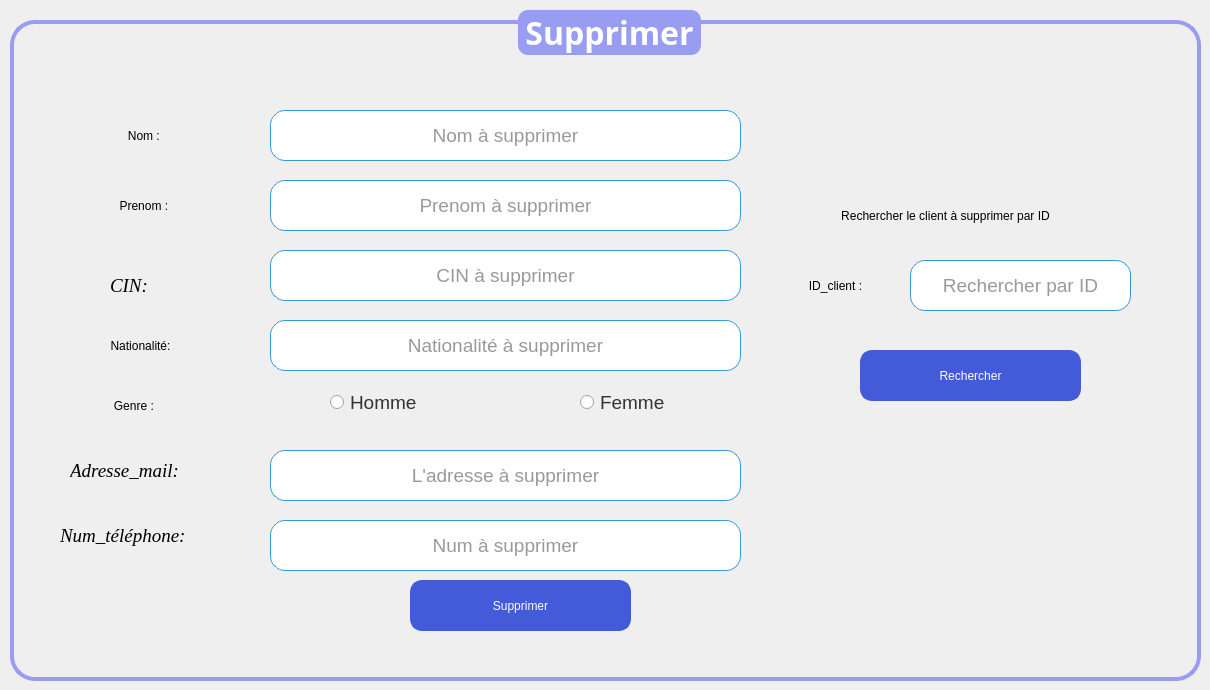
      <widget class="QWidget" name="supprimer">
       <attribute name="title">
        <string>Supprimer</string>
       </attribute>
       <widget class="QGroupBox" name="groupBox_7">
        <property name="geometry">
         <rect>
          <x>10</x>
          <y>10</y>
          <width>1191</width>
          <height>671</height>
         </rect>
        </property>
        <property name="font">
         <font>
          <family>Trebuchet MS</family>
          <pointsize>24</pointsize>
          <bold>true</bold>
         </font>
        </property>
        <property name="styleSheet">
         <string notr="true">/* Style de base pour la QGroupBox */
QGroupBox {
    border: 4px solid #999DF2; /* Bordure de la même couleur que le fond du titre */
    border-radius: 25px; /* Coins arrondis */
    margin-top: 10px; /* Marge en haut */
}

/* Style du titre de la QGroupBox */
QGroupBox::title {
    subcontrol-origin: margin;
    subcontrol-position: top center;
    padding: 0 3px;
    background-color: #999DF2; /* Fond remplacé par #999DF2 */
    color: #ffffff; /* Texte blanc pour le titre */
    border-radius: 10px; /* Coins arrondis du titre */
}

/* Style des QLabel à l'intérieur de la QGroupBox */
QLabel {
    color: #000000; /* Couleur du texte */
}

/* Style des QRadioButton à l'intérieur de la QGroupBox */
QRadioButton {
    color: #333333; /* Couleur du texte */
}

/* Style des QComboBox à l'intérieur de la QGroupBox */
QComboBox {
    background-color: #ffffff; /* Fond blanc */
    color: #333333; /* Couleur du texte */
    border: 1px solid #3498db; /* Bordure bleue */
    border-radius: 3px; /* Coins arrondis */
    padding: 2px; /* Espacement interne */
}

/* Style des QLineEdit à l'intérieur de la QGroupBox */
QLineEdit {
    background-color: #ffffff; /* Fond blanc */
    color: #333333; /* Couleur du texte */
    border: 1px solid #3498db; /* Bordure bleue */
    border-radius: 3px; /* Coins arrondis */
    padding: 2px; /* Espacement interne */
}

/* Style des QSpinBox à l'intérieur de la QGroupBox */
QSpinBox {
    background-color: #ffffff; /* Fond blanc */
    color: #333333; /* Couleur du texte */
    border: 1px solid #3498db; /* Bordure bleue */
    border-radius: 3px; /* Coins arrondis */
    padding: 2px; /* Espacement interne */
}

/* Style général pour les widgets lorsqu'ils sont désactivés */
QWidget:disabled {
    background-color: #f0f0f0; /* Fond gris clair pour les widgets désactivés */
    color: #a0a0a0; /* Couleur du texte grise pour les widgets désactivés */
}</string>
        </property>
        <property name="title">
         <string>Supprimer</string>
        </property>
        <property name="alignment">
         <set>Qt::AlignmentFlag::AlignCenter</set>
        </property>
        <widget class="QLabel" name="label_41">
         <property name="geometry">
          <rect>
           <x>70</x>
           <y>110</y>
           <width>131</width>
           <height>31</height>
          </rect>
         </property>
         <property name="styleSheet">
          <string notr="true">font: italic 14pt &quot;Times New Roman&quot;;
border-radius :15px</string>
         </property>
         <property name="text">
          <string>Nom : </string>
         </property>
         <property name="alignment">
          <set>Qt::AlignmentFlag::AlignCenter</set>
         </property>
        </widget>
        <widget class="QLabel" name="label_42">
         <property name="geometry">
          <rect>
           <x>70</x>
           <y>180</y>
           <width>131</width>
           <height>31</height>
          </rect>
         </property>
         <property name="styleSheet">
          <string notr="true">font: italic 14pt &quot;Times New Roman&quot;;
border-radius :15px</string>
         </property>
         <property name="text">
          <string>Prenom : </string>
         </property>
         <property name="alignment">
          <set>Qt::AlignmentFlag::AlignCenter</set>
         </property>
        </widget>
        <widget class="QLabel" name="label_43">
         <property name="geometry">
          <rect>
           <x>30</x>
           <y>320</y>
           <width>201</width>
           <height>31</height>
          </rect>
         </property>
         <property name="styleSheet">
          <string notr="true">font: italic 14pt &quot;Times New Roman&quot;;
border-radius :15px</string>
         </property>
         <property name="text">
          <string>Nationalité:</string>
         </property>
         <property name="alignment">
          <set>Qt::AlignmentFlag::AlignCenter</set>
         </property>
        </widget>
        <widget class="QLabel" name="label_45">
         <property name="geometry">
          <rect>
           <x>60</x>
           <y>380</y>
           <width>131</width>
           <height>31</height>
          </rect>
         </property>
         <property name="styleSheet">
          <string notr="true">font: italic 14pt &quot;Times New Roman&quot;;
border-radius :15px</string>
         </property>
         <property name="text">
          <string>Genre : </string>
         </property>
         <property name="alignment">
          <set>Qt::AlignmentFlag::AlignCenter</set>
         </property>
        </widget>
        <widget class="QLineEdit" name="lineedit_nom_supp">
         <property name="geometry">
          <rect>
           <x>260</x>
           <y>100</y>
           <width>471</width>
           <height>51</height>
          </rect>
         </property>
         <property name="font">
          <font>
           <pointsize>14</pointsize>
          </font>
         </property>
         <property name="styleSheet">
          <string notr="true">border-radius :15px</string>
         </property>
         <property name="alignment">
          <set>Qt::AlignmentFlag::AlignCenter</set>
         </property>
         <property name="readOnly">
          <bool>false</bool>
         </property>
         <property name="placeholderText">
          <string>Nom à supprimer</string>
         </property>
        </widget>
        <widget class="QLineEdit" name="lineedit_prenom_supp">
         <property name="geometry">
          <rect>
           <x>260</x>
           <y>170</y>
           <width>471</width>
           <height>51</height>
          </rect>
         </property>
         <property name="font">
          <font>
           <pointsize>14</pointsize>
          </font>
         </property>
         <property name="styleSheet">
          <string notr="true">border-radius :15px</string>
         </property>
         <property name="alignment">
          <set>Qt::AlignmentFlag::AlignCenter</set>
         </property>
         <property name="readOnly">
          <bool>false</bool>
         </property>
         <property name="placeholderText">
          <string>Prenom à supprimer</string>
         </property>
        </widget>
        <widget class="QPushButton" name="pushButton_supprimer">
         <property name="geometry">
          <rect>
           <x>400</x>
           <y>570</y>
           <width>221</width>
           <height>51</height>
          </rect>
         </property>
         <property name="styleSheet">
          <string notr="true">/* Style de base pour le QPushButton */
QPushButton {
    background-color: #435AD9;  /* Bleu vif pour un look frais et moderne */
    color: #ffffff;              /* Texte blanc */
    border: 3px solid #435AD9;  /* Bordure de la même couleur que le fond */
    border-radius: 12px;        /* Coins arrondis */
    padding: 8px 12px;          /* Espacement interne */
    font: 75 18pt &quot;Times New Roman&quot;; /* Police en gras */
}

/* Style du QPushButton lorsqu'il est survolé */
QPushButton:hover {
    background-color: #5f7cd8;   /* Bleu plus clair au survol */
    border: 3px solid #5f7cd8;   /* Bordure de la même couleur que le fond survolé */
}

/* Style du QPushButton lorsqu'il est pressé (clic) */
QPushButton:pressed {
    background-color: #3b4fbf;   /* Bleu foncé au clic */
    border: 3px solid #3b4fbf;   /* Bordure de la même couleur que le fond pressé */
}

/* Style du QPushButton lorsqu'il est en focus (tabulation) */
QPushButton:focus {
    outline: none;               /* Supprimer le contour par défaut */
    border: 2px solid #2e8a56;  /* Bordure plus foncée lorsqu'en focus */
}

/* Style du QPushButton lorsqu'il est désactivé */
QPushButton:disabled {
    background-color: #b0b0b0;   /* Fond gris clair pour les boutons désactivés */
    color: #707070;              /* Couleur du texte grise pour les boutons désactivés */
    border: 2px solid #b0b0b0;   /* Bordure grise pour les boutons désactivés */
}

/* Style général pour les widgets lorsqu'ils sont désactivés */
QWidget:disabled {
    background-color: #f0f0f0;   /* Fond gris clair pour les widgets désactivés */
    color: #a0a0a0;              /* Couleur du texte grise pour les widgets désactivés */
}
</string>
         </property>
         <property name="text">
          <string>Supprimer</string>
         </property>
        </widget>
        <widget class="QLineEdit" name="lineedit_id_rech">
         <property name="geometry">
          <rect>
           <x>900</x>
           <y>250</y>
           <width>221</width>
           <height>51</height>
          </rect>
         </property>
         <property name="font">
          <font>
           <pointsize>14</pointsize>
          </font>
         </property>
         <property name="styleSheet">
          <string notr="true">border-radius :15px</string>
         </property>
         <property name="alignment">
          <set>Qt::AlignmentFlag::AlignCenter</set>
         </property>
         <property name="placeholderText">
          <string>Rechercher par ID</string>
         </property>
        </widget>
        <widget class="QLabel" name="label_48">
         <property name="geometry">
          <rect>
           <x>770</x>
           <y>260</y>
           <width>111</width>
           <height>31</height>
          </rect>
         </property>
         <property name="styleSheet">
          <string notr="true">font: italic 14pt &quot;Times New Roman&quot;;
border-radius :15px</string>
         </property>
         <property name="text">
          <string>ID_client :</string>
         </property>
         <property name="alignment">
          <set>Qt::AlignmentFlag::AlignCenter</set>
         </property>
        </widget>
        <widget class="QLabel" name="label_49">
         <property name="geometry">
          <rect>
           <x>740</x>
           <y>190</y>
           <width>391</width>
           <height>31</height>
          </rect>
         </property>
         <property name="styleSheet">
          <string notr="true">font: italic 14pt &quot;Times New Roman&quot;;
border-radius :15px</string>
         </property>
         <property name="text">
          <string>Rechercher le client à supprimer par ID</string>
         </property>
         <property name="alignment">
          <set>Qt::AlignmentFlag::AlignCenter</set>
         </property>
        </widget>
        <widget class="QPushButton" name="pushButton_rechercher">
         <property name="geometry">
          <rect>
           <x>850</x>
           <y>340</y>
           <width>221</width>
           <height>51</height>
          </rect>
         </property>
         <property name="styleSheet">
          <string notr="true">/* Style de base pour le QPushButton */
QPushButton {
    background-color: #435AD9;  /* Bleu vif pour un look frais et moderne */
    color: #ffffff;              /* Texte blanc */
    border: 3px solid #435AD9;  /* Bordure de la même couleur que le fond */
    border-radius: 12px;        /* Coins arrondis */
    padding: 8px 12px;          /* Espacement interne */
    font: 75 18pt &quot;Times New Roman&quot;; /* Police en gras */
}

/* Style du QPushButton lorsqu'il est survolé */
QPushButton:hover {
    background-color: #5f7cd8;   /* Bleu plus clair au survol */
    border: 3px solid #5f7cd8;   /* Bordure de la même couleur que le fond survolé */
}

/* Style du QPushButton lorsqu'il est pressé (clic) */
QPushButton:pressed {
    background-color: #3b4fbf;   /* Bleu foncé au clic */
    border: 3px solid #3b4fbf;   /* Bordure de la même couleur que le fond pressé */
}

/* Style du QPushButton lorsqu'il est en focus (tabulation) */
QPushButton:focus {
    outline: none;               /* Supprimer le contour par défaut */
    border: 2px solid #2e8a56;  /* Bordure plus foncée lorsqu'en focus */
}

/* Style du QPushButton lorsqu'il est désactivé */
QPushButton:disabled {
    background-color: #b0b0b0;   /* Fond gris clair pour les boutons désactivés */
    color: #707070;              /* Couleur du texte grise pour les boutons désactivés */
    border: 2px solid #b0b0b0;   /* Bordure grise pour les boutons désactivés */
}

/* Style général pour les widgets lorsqu'ils sont désactivés */
QWidget:disabled {
    background-color: #f0f0f0;   /* Fond gris clair pour les widgets désactivés */
    color: #a0a0a0;              /* Couleur du texte grise pour les widgets désactivés */
}
</string>
         </property>
         <property name="text">
          <string>Rechercher</string>
         </property>
        </widget>
        <widget class="QLineEdit" name="lineedit_nationalite_supp">
         <property name="geometry">
          <rect>
           <x>260</x>
           <y>310</y>
           <width>471</width>
           <height>51</height>
          </rect>
         </property>
         <property name="font">
          <font>
           <pointsize>14</pointsize>
          </font>
         </property>
         <property name="styleSheet">
          <string notr="true">border-radius :15px</string>
         </property>
         <property name="alignment">
          <set>Qt::AlignmentFlag::AlignCenter</set>
         </property>
         <property name="readOnly">
          <bool>false</bool>
         </property>
         <property name="placeholderText">
          <string>Nationalité à supprimer</string>
         </property>
        </widget>
        <widget class="QLabel" name="label_24">
         <property name="geometry">
          <rect>
           <x>60</x>
           <y>440</y>
           <width>151</width>
           <height>41</height>
          </rect>
         </property>
         <property name="font">
          <font>
           <family>Times New Roman</family>
           <pointsize>14</pointsize>
           <italic>true</italic>
          </font>
         </property>
         <property name="text">
          <string>Adresse_mail:</string>
         </property>
        </widget>
        <widget class="QLabel" name="label_25">
         <property name="geometry">
          <rect>
           <x>50</x>
           <y>510</y>
           <width>171</width>
           <height>31</height>
          </rect>
         </property>
         <property name="font">
          <font>
           <family>Times New Roman</family>
           <pointsize>14</pointsize>
           <italic>true</italic>
          </font>
         </property>
         <property name="text">
          <string>Num_téléphone:</string>
         </property>
        </widget>
        <widget class="QLineEdit" name="lineedit_adresse_supp">
         <property name="geometry">
          <rect>
           <x>260</x>
           <y>440</y>
           <width>471</width>
           <height>51</height>
          </rect>
         </property>
         <property name="font">
          <font>
           <pointsize>14</pointsize>
          </font>
         </property>
         <property name="styleSheet">
          <string notr="true">border-radius :15px</string>
         </property>
         <property name="alignment">
          <set>Qt::AlignmentFlag::AlignCenter</set>
         </property>
         <property name="placeholderText">
          <string>L'adresse à supprimer</string>
         </property>
        </widget>
        <widget class="QLineEdit" name="lineedit_tel_supp">
         <property name="geometry">
          <rect>
           <x>260</x>
           <y>510</y>
           <width>471</width>
           <height>51</height>
          </rect>
         </property>
         <property name="font">
          <font>
           <pointsize>14</pointsize>
          </font>
         </property>
         <property name="styleSheet">
          <string notr="true">border-radius :15px</string>
         </property>
         <property name="alignment">
          <set>Qt::AlignmentFlag::AlignCenter</set>
         </property>
         <property name="placeholderText">
          <string>Num à supprimer</string>
         </property>
        </widget>
        <widget class="QRadioButton" name="radioButton_homme_supp">
         <property name="geometry">
          <rect>
           <x>320</x>
           <y>380</y>
           <width>110</width>
           <height>24</height>
          </rect>
         </property>
         <property name="font">
          <font>
           <pointsize>14</pointsize>
          </font>
         </property>
         <property name="text">
          <string>Homme</string>
         </property>
        </widget>
        <widget class="QRadioButton" name="radioButton_femme_supp">
         <property name="geometry">
          <rect>
           <x>570</x>
           <y>380</y>
           <width>110</width>
           <height>24</height>
          </rect>
         </property>
         <property name="font">
          <font>
           <pointsize>14</pointsize>
          </font>
         </property>
         <property name="text">
          <string>Femme</string>
         </property>
        </widget>
        <widget class="QLineEdit" name="lineedit_cin_supp">
         <property name="geometry">
          <rect>
           <x>260</x>
           <y>240</y>
           <width>471</width>
           <height>51</height>
          </rect>
         </property>
         <property name="font">
          <font>
           <pointsize>14</pointsize>
          </font>
         </property>
         <property name="styleSheet">
          <string notr="true">border-radius :15px</string>
         </property>
         <property name="alignment">
          <set>Qt::AlignmentFlag::AlignCenter</set>
         </property>
         <property name="placeholderText">
          <string>CIN à supprimer</string>
         </property>
        </widget>
        <widget class="QLabel" name="label_27">
         <property name="geometry">
          <rect>
           <x>100</x>
           <y>260</y>
           <width>141</width>
           <height>31</height>
          </rect>
         </property>
         <property name="font">
          <font>
           <family>Times New Roman</family>
           <pointsize>14</pointsize>
           <italic>true</italic>
          </font>
         </property>
         <property name="text">
          <string>CIN:</string>
         </property>
        </widget>
       </widget>
      </widget>
